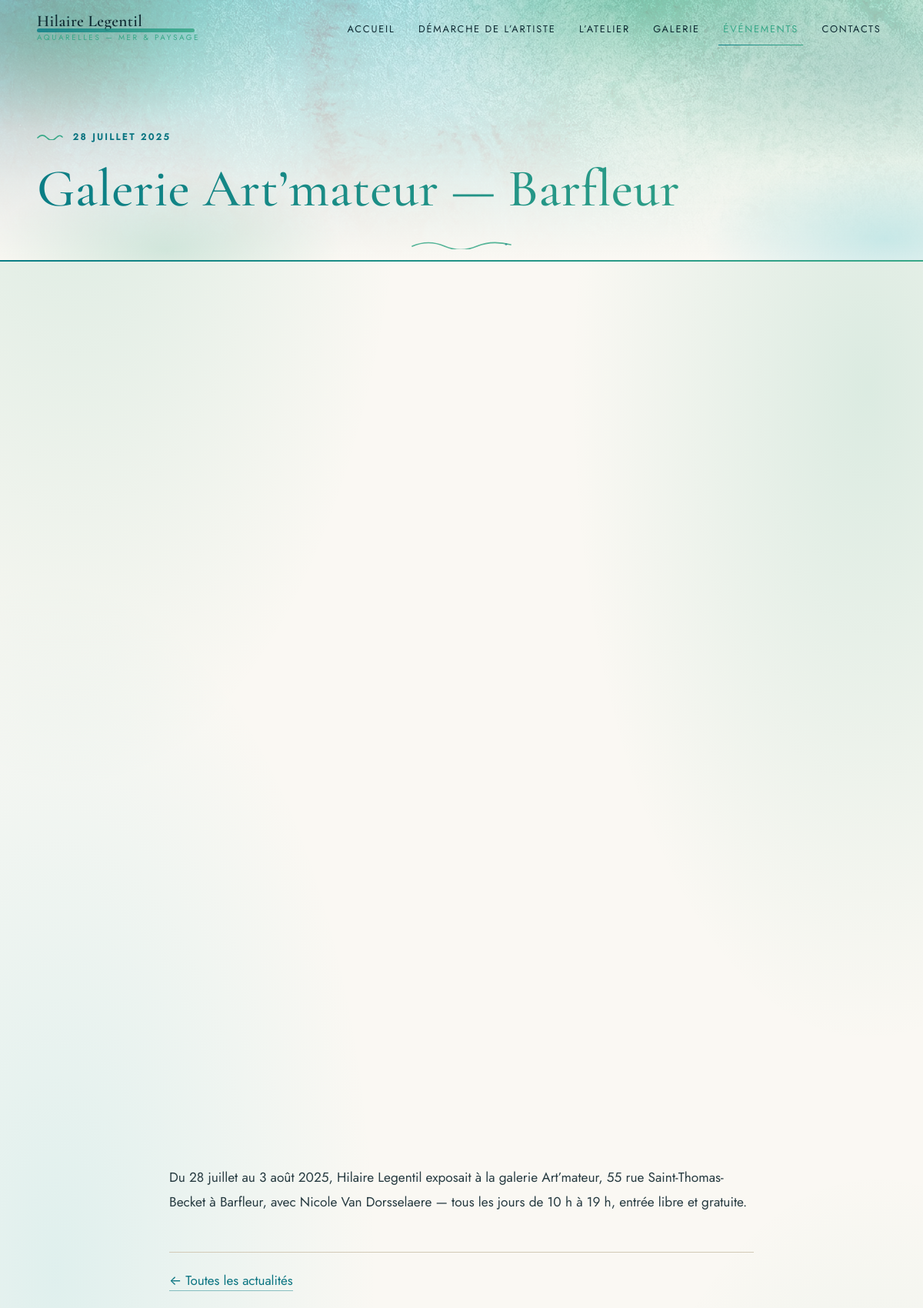
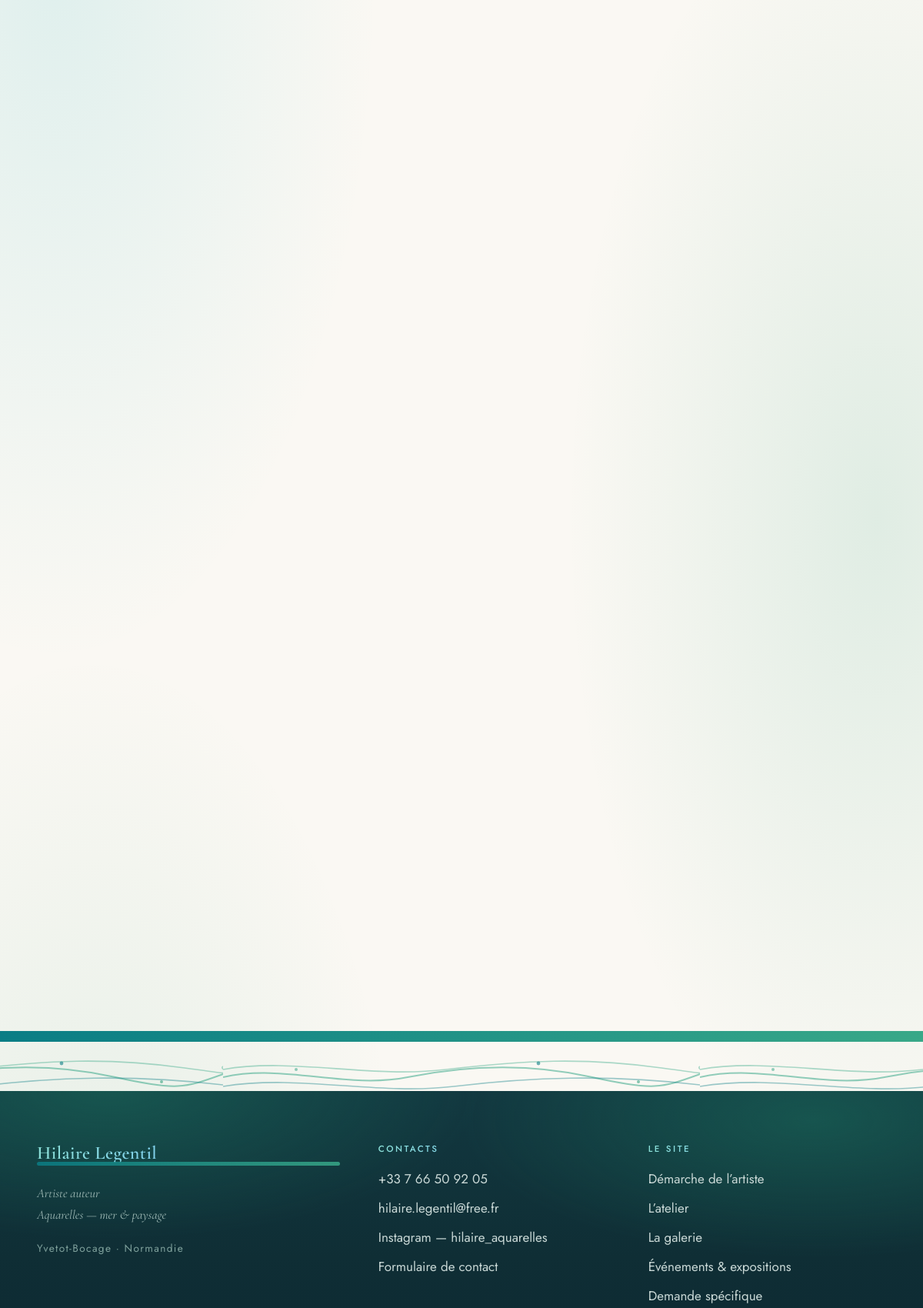
Screenshot of /evenements/exposition-art-mateur-barfleur-2025 (upper part) with the database file from the repository (2 pictures, top to bottom).
### tables this page shows
CREATE TABLE news (
    id INTEGER PRIMARY KEY AUTOINCREMENT,
    title TEXT NOT NULL,
    slug TEXT UNIQUE NOT NULL,
    event_date TEXT DEFAULT '',
    body TEXT DEFAULT '',
    link TEXT DEFAULT '',
    cover TEXT DEFAULT '',
    published INTEGER NOT NULL DEFAULT 1,
    position INTEGER NOT NULL DEFAULT 0,
    created_at TEXT NOT NULL
, event_time TEXT DEFAULT '', place TEXT DEFAULT '');

CREATE TABLE settings (
    key TEXT PRIMARY KEY,
    value TEXT NOT NULL DEFAULT ''
);

### app.py (the view)
@app.route("/evenements/<slug>")
def news_item(slug):
    row, images = get_news_item(slug)
    if row is None or (not row["published"] and not auth.current_admin()):
        abort(404)
    others = [n for n in get_news(limit=4) if n["id"] != row["id"]][:3]
    return render_template("news_item.html", n=row, images=images, others=others)

### app.py (called while the page is built)
@app.template_filter("date_fr")
def date_fr(value):
    return parse_date(value)[0]

@app.template_filter("paras")
def paras(value):
    return nl2paras(value)

@app.context_processor
def inject_globals():
    s = db.get_settings()
    hl_works = get_works()
    return {
        "SITE": SITE,
        "S": s,
        "admin_user": auth.current_admin(),
        "csrf": auth.csrf_token(),
        "year": date.today().year,
        "map_center": [49.4894, -1.5048],   # Yvetot-Bocage (Normandie)
        "map_radius": 75000,                # 75 km
        "hl_slugs": ",".join(w["slug"] for w in hl_works),
        "hl_total": len(hl_works),
        "vapid_pub": VAPID_PUB,
    }

def get_works(only_published=True):
    conn = db.connect()
    q = "SELECT * FROM works"
    if only_published:
        q += " WHERE published = 1"
    q += " ORDER BY position, id"
    rows = conn.execute(q).fetchall()
    conn.close()
    return rows

def get_news(only_published=True, limit=None):
    conn = db.connect()
    q = "SELECT * FROM news"
    if only_published:
        q += " WHERE published = 1"
    q += " ORDER BY COALESCE(NULLIF(event_date,''), created_at) DESC, id DESC"
    if limit:
        q += f" LIMIT {int(limit)}"
    rows = conn.execute(q).fetchall()
    conn.close()
    return rows

def get_news_item(slug):
    conn = db.connect()
    row = conn.execute("SELECT * FROM news WHERE slug = ?", (slug,)).fetchone()
    images = []
    if row:
        images = conn.execute(
            "SELECT * FROM news_images WHERE news_id = ? ORDER BY position, id",
            (row["id"],)).fetchall()
    conn.close()
    return row, images

@app.after_request
def security_headers(resp):
    resp.headers.setdefault("X-Content-Type-Options", "nosniff")
    resp.headers.setdefault("Referrer-Policy", "strict-origin-when-cross-origin")
    resp.headers.setdefault("Permissions-Policy", "geolocation=(), microphone=(), camera=()")
    return resp

### auth.py (called while the page is built)
def current_admin():
    return session.get("admin_user") if session.get("admin_auth") else None

def csrf_token():
    if "csrf" not in session:
        session["csrf"] = secrets.token_hex(16)
    return session["csrf"]

### db.py (called while the page is built)
def connect():
    os.makedirs(DATA_DIR, exist_ok=True)
    conn = sqlite3.connect(DB_PATH)
    conn.row_factory = sqlite3.Row
    conn.execute("PRAGMA foreign_keys=ON")
    return conn

### templates/news_item.html (shortened to what this page needs)
{% extends "base.html" %}
{% from "_macros.html" import picture %}
{% block content %}
<header class="page-head">
  <div class="container reveal">
    <p class="label">{% if n.event_date %}{{ n.event_date|date_fr }}{% if n.event_time %} — {{ n.event_time }}{% endif %}{% if n.place %} — {{ n.place }}{% endif %}{% else %}Événement{% endif %}</p>
    <h1 class="page-title">{{ n.title }}</h1>
  </div>
</header>
<article class="section">
  <div class="container article">
    {% if n.cover %}
    <figure class="article-cover reveal">
      {{ picture('news', n.cover, n.title, sizes='(max-width:1000px) 92vw, 880px') }}
    </figure>
    {% endif %}
    <div class="article-body reveal">
      {% for p in n.body|paras %}<p>{{ p }}</p>{% endfor %}
    </div>
    <div class="article-footer reveal">
      <a class="lnk" href="{{ url_for('news_list') }}">← Toutes les actualités</a>
    </div>
  </div>
</article>
{% if others %}
<section class="section section-news more-news">
  <div class="container">
    <div class="news-rows">
    </div>
  </div>
</section>
{% endif %}
{% endblock %}

### templates/base.html (shortened to what this page needs)
<!DOCTYPE html>
<html lang="fr">
<head>
<link rel="stylesheet" href="/static/css/main.css">
</head>
<body class="pg-{{ request.endpoint or 'home' }}">
<header class="site-header" id="site-header">
  <div class="header-inner">
    <a class="brand" href="{{ url_for('home') }}" aria-label="Hilaire Legentil — accueil">
      <span class="brand-name">Hilaire&nbsp;Legentil</span>
      <span class="brand-baseline">Aquarelles — mer &amp; paysage</span>
    </a>
    <nav class="site-nav" id="site-nav" aria-label="Navigation principale">
      <ul>
        <li><a href="{{ url_for('home') }}" {% if request.endpoint == 'home' %}aria-current="page"{% endif %}>Accueil</a></li>
        <li><a href="{{ url_for('artist') }}" {% if request.endpoint == 'artist' %}aria-current="page"{% endif %}>Démarche de l’artiste</a></li>
        <li><a href="{{ url_for('atelier') }}" {% if request.endpoint == 'atelier' %}aria-current="page"{% endif %}>L’atelier</a></li>
        <li><a href="{{ url_for('gallery') }}" {% if request.endpoint in ('gallery','work') %}aria-current="page"{% endif %}>Galerie</a></li>
        <li><a href="{{ url_for('news_list') }}" {% if request.endpoint in ('news_list','news_item') %}aria-current="page"{% endif %}>Événements</a></li>
        <li><a href="{{ url_for('contact') }}" {% if request.endpoint == 'contact' %}aria-current="page"{% endif %}>Contacts</a></li>
      </ul>
    </nav>
  </div>
</header>
<main id="contenu">
{% block content %}{% endblock %}
</main>
<div class="spectrum" aria-hidden="true"></div>
<footer class="site-footer">
  <div class="footer-inner">
    <div class="footer-col footer-id">
      <p class="brand-name">Hilaire&nbsp;Legentil</p>
      <p class="footer-baseline">{{ S.get('footer_job', 'Artiste auteur') }}<br>{{ S.get('footer_tag', 'Aquarelles — mer & paysage') }}</p>
      <p class="footer-loc">Yvetot-Bocage · Normandie</p>
    </div>
    <div class="footer-col">
      <h2 class="footer-title">Contacts</h2>
      <ul class="footer-list">
        {% if S.get('contact_phone') %}<li><a href="tel:{{ S.get('contact_phone','')|replace(' ','') }}">{{ S.get('contact_phone') }}</a></li>{% endif %}
        {% if S.get('contact_email') %}<li><a href="mailto:{{ S.get('contact_email') }}">{{ S.get('contact_email') }}</a></li>{% endif %}
        {% if S.get('instagram') %}<li><a href="https://www.instagram.com/{{ S.get('instagram') }}/" rel="me noopener" target="_blank">Instagram — {{ S.get('instagram') }}</a></li>{% endif %}
        <li><a href="{{ url_for('contact') }}">Formulaire de contact</a></li>
      </ul>
    </div>
    <div class="footer-col">
      <h2 class="footer-title">Le site</h2>
      <ul class="footer-list">
        <li><a href="{{ url_for('artist') }}">Démarche de l’artiste</a></li>
        <li><a href="{{ url_for('atelier') }}">L’atelier</a></li>
        <li><a href="{{ url_for('gallery') }}">La galerie</a></li>
        <li><a href="{{ url_for('news_list') }}">Événements &amp; expositions</a></li>
        <li><a href="{{ url_for('specific_request') }}">Demande spécifique</a></li>
      </ul>
    </div>
  </div>
</footer>
</body>
</html>

### templates/_macros.html (shortened to what this page needs)
{% macro picture(area, folder, alt, sizes='(max-width:760px) 100vw, 600px', cls='', loading='lazy') -%}
<img class="{{ cls }}" loading="{{ loading }}" decoding="async"
     src="/uploads/{{ area }}/{{ folder }}/medium.webp"
     alt="{{ alt }}">
{%- endmacro %}

### rows the page displays
news: title "Galerie Art’mateur — Barfleur", cover (picture), body "Du 28 juillet au 3 août 2025, Hilaire Legentil exposait à la galerie Art’mateur, 55 rue Saint-Thomas-Becket à Barfleur, avec Nicole Van Dorsselaere — tous les jours de 10 h à 19 h, entrée libre et gratuite."
settings: get "Artiste auteur"
settings: get "Aquarelles — mer & paysage"
settings: get "+33 7 66 50 92 05"
settings: get "hilaire.legentil@free.fr"
settings: get "hilaire_aquarelles"
